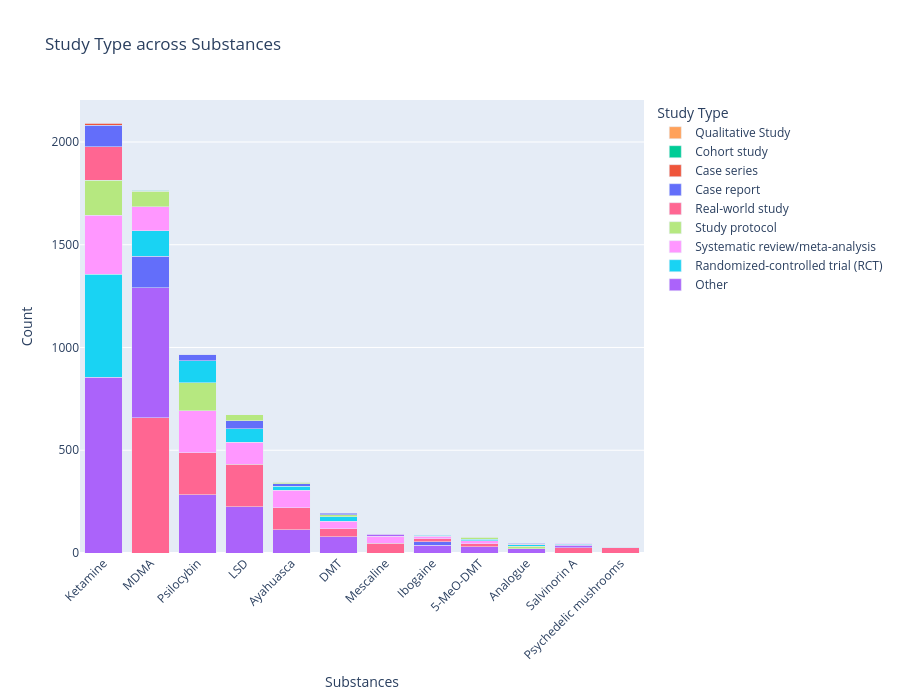

Here is the notebook cell this chart was saved with:
### Code cell
plot_task_stacked_bar_interactive(
    df_2025_class,
    x_task="Substances",
    group_task="Study Type",
    exclude_labels={   
        "Substances": ["Combination Therapy", "Unknown"],
        # "Study Type": ["Other"]
    },
        merge_labels={
        "Substances": {
            "Ketamine": ["Ketamine", "S-Ketamine", "R-Ketamine"]
        }
    }
)

### Figure 1 — Plotly figure (JSON) as saved in the notebook; plotly's stock layout.template omitted (floating-point values rounded to 4 significant figures)
{"data": [{"customdata": [40.8], "hovertemplate": "<b>%{x}</b><br>Other<br>Count: %{y}<br>Percentage: %{customdata:.1f}%<extra></extra>", "marker": {"color": "#AB63FA"}, "name": "Other", "showlegend": true, "type": "bar", "x": ["Ketamine"], "y": [854]}, {"customdata": [23.98], "hovertemplate": "<b>%{x}</b><br>Randomized-controlled trial (RCT)<br>Count: %{y}<br>Percentage: %{customdata:.1f}%<extra></extra>", "marker": {"color": "#19D3F3"}, "name": "Randomized-controlled trial (RCT)", "showlegend": true, "type": "bar", "x": ["Ketamine"], "y": [502]}, {"customdata": [13.71], "hovertemplate": "<b>%{x}</b><br>Systematic review/meta-analysis<br>Count: %{y}<br>Percentage: %{customdata:.1f}%<extra></extra>", "marker": {"color": "#FF97FF"}, "name": "Systematic review/meta-analysis", "showlegend": true, "type": "bar", "x": ["Ketamine"], "y": [287]}, {"customdata": [8.122], "hovertemplate": "<b>%{x}</b><br>Study protocol<br>Count: %{y}<br>Percentage: %{customdata:.1f}%<extra></extra>", "marker": {"color": "#B6E880"}, "name": "Study protocol", "showlegend": true, "type": "bar", "x": ["Ketamine"], "y": [170]}, {"customdata": [7.788], "hovertemplate": "<b>%{x}</b><br>Real-world study<br>Count: %{y}<br>Percentage: %{customdata:.1f}%<extra></extra>", "marker": {"color": "#FF6692"}, "name": "Real-world study", "showlegend": true, "type": "bar", "x": ["Ketamine"], "y": [163]}, {"customdata": [5.017], "hovertemplate": "<b>%{x}</b><br>Case report<br>Count: %{y}<br>Percentage: %{customdata:.1f}%<extra></extra>", "marker": {"color": "#636EFA"}, "name": "Case report", "showlegend": true, "type": "bar", "x": ["Ketamine"], "y": [105]}, {"customdata": [0.4778], "hovertemplate": "<b>%{x}</b><br>Case series<br>Count: %{y}<br>Percentage: %{customdata:.1f}%<extra></extra>", "marker": {"color": "#EF553B"}, "name": "Case series", "showlegend": true, "type": "bar", "x": ["Ketamine"], "y": [10]}, {"customdata": [0.09556], "hovertemplate": "<b>%{x}</b><br>Cohort study<br>Count: %{y}<br>Percentage: %{customdata:.1f}%<extra></extra>", "marker": {"color": "#00CC96"}, "name": "Cohort study", "showlegend": true, "type": "bar", "x": ["Ketamine"], "y": [2]}, {"customdata": [0.04778], "hovertemplate": "<b>%{x}</b><br>Qualitative Study<br>Count: %{y}<br>Percentage: %{customdata:.1f}%<extra></extra>", "marker": {"color": "#FFA15A"}, "name": "Qualitative Study", "showlegend": true, "type": "bar", "x": ["Ketamine"], "y": [1]}, {"customdata": [37.32], "hovertemplate": "<b>%{x}</b><br>Real-world study<br>Count: %{y}<br>Percentage: %{customdata:.1f}%<extra></extra>", "marker": {"color": "#FF6692"}, "name": "Real-world study", "showlegend": false, "type": "bar", "x": ["MDMA"], "y": [659]}, {"customdata": [35.79], "hovertemplate": "<b>%{x}</b><br>Other<br>Count: %{y}<br>Percentage: %{customdata:.1f}%<extra></extra>", "marker": {"color": "#AB63FA"}, "name": "Other", "showlegend": false, "type": "bar", "x": ["MDMA"], "y": [632]}, {"customdata": [8.72], "hovertemplate": "<b>%{x}</b><br>Case report<br>Count: %{y}<br>Percentage: %{customdata:.1f}%<extra></extra>", "marker": {"color": "#636EFA"}, "name": "Case report", "showlegend": false, "type": "bar", "x": ["MDMA"], "y": [154]}, {"customdata": [7.022], "hovertemplate": "<b>%{x}</b><br>Randomized-controlled trial (RCT)<br>Count: %{y}<br>Percentage: %{customdata:.1f}%<extra></extra>", "marker": {"color": "#19D3F3"}, "name": "Randomized-controlled trial (RCT)", "showlegend": false, "type": "bar", "x": ["MDMA"], "y": [124]}, {"customdata": [6.512], "hovertemplate": "<b>%{x}</b><br>Systematic review/meta-analysis<br>Count: %{y}<br>Percentage: %{customdata:.1f}%<extra></extra>", "marker": {"color": "#FF97FF"}, "name": "Systematic review/meta-analysis", "showlegend": false, "type": "bar", "x": ["MDMA"], "y": [115]}, {"customdata": [4.36], "hovertemplate": "<b>%{x}</b><br>Study protocol<br>Count: %{y}<br>Percentage: %{customdata:.1f}%<extra></extra>", "marker": {"color": "#B6E880"}, "name": "Study protocol", "showlegend": false, "type": "bar", "x": ["MDMA"], "y": [77]}, {"customdata": [0.1699], "hovertemplate": "<b>%{x}</b><br>Cohort study<br>Count: %{y}<br>Percentage: %{customdata:.1f}%<extra></extra>", "marker": {"color": "#00CC96"}, "name": "Cohort study", "showlegend": false, "type": "bar", "x": ["MDMA"], "y": [3]}, {"customdata": [0.1133], "hovertemplate": "<b>%{x}</b><br>Qualitative Study<br>Count: %{y}<br>Percentage: %{customdata:.1f}%<extra></extra>", "marker": {"color": "#FFA15A"}, "name": "Qualitative Study", "showlegend": false, "type": "bar", "x": ["MDMA"], "y": [2]}, {"customdata": [29.21], "hovertemplate": "<b>%{x}</b><br>Other<br>Count: %{y}<br>Percentage: %{customdata:.1f}%<extra></extra>", "marker": {"color": "#AB63FA"}, "name": "Other", "showlegend": false, "type": "bar", "x": ["Psilocybin"], "y": [283]}, {"customdata": [21.26], "hovertemplate": "<b>%{x}</b><br>Real-world study<br>Count: %{y}<br>Percentage: %{customdata:.1f}%<extra></extra>", "marker": {"color": "#FF6692"}, "name": "Real-world study", "showlegend": false, "type": "bar", "x": ["Psilocybin"], "y": [206]}, {"customdata": [20.95], "hovertemplate": "<b>%{x}</b><br>Systematic review/meta-analysis<br>Count: %{y}<br>Percentage: %{customdata:.1f}%<extra></extra>", "marker": {"color": "#FF97FF"}, "name": "Systematic review/meta-analysis", "showlegend": false, "type": "bar", "x": ["Psilocybin"], "y": [203]}, {"customdata": [14.04], "hovertemplate": "<b>%{x}</b><br>Study protocol<br>Count: %{y}<br>Percentage: %{customdata:.1f}%<extra></extra>", "marker": {"color": "#B6E880"}, "name": "Study protocol", "showlegend": false, "type": "bar", "x": ["Psilocybin"], "y": [136]}, {"customdata": [11.15], "hovertemplate": "<b>%{x}</b><br>Randomized-controlled trial (RCT)<br>Count: %{y}<br>Percentage: %{customdata:.1f}%<extra></extra>", "marker": {"color": "#19D3F3"}, "name": "Randomized-controlled trial (RCT)", "showlegend": false, "type": "bar", "x": ["Psilocybin"], "y": [108]}, {"customdata": [3.199], "hovertemplate": "<b>%{x}</b><br>Case report<br>Count: %{y}<br>Percentage: %{customdata:.1f}%<extra></extra>", "marker": {"color": "#636EFA"}, "name": "Case report", "showlegend": false, "type": "bar", "x": ["Psilocybin"], "y": [31]}, {"customdata": [0.1032], "hovertemplate": "<b>%{x}</b><br>Case series<br>Count: %{y}<br>Percentage: %{customdata:.1f}%<extra></extra>", "marker": {"color": "#EF553B"}, "name": "Case series", "showlegend": false, "type": "bar", "x": ["Psilocybin"], "y": [1]}, {"customdata": [0.1032], "hovertemplate": "<b>%{x}</b><br>Qualitative Study<br>Count: %{y}<br>Percentage: %{customdata:.1f}%<extra></extra>", "marker": {"color": "#FFA15A"}, "name": "Qualitative Study", "showlegend": false, "type": "bar", "x": ["Psilocybin"], "y": [1]}, {"customdata": [33.58], "hovertemplate": "<b>%{x}</b><br>Other<br>Count: %{y}<br>Percentage: %{customdata:.1f}%<extra></extra>", "marker": {"color": "#AB63FA"}, "name": "Other", "showlegend": false, "type": "bar", "x": ["LSD"], "y": [226]}, {"customdata": [30.46], "hovertemplate": "<b>%{x}</b><br>Real-world study<br>Count: %{y}<br>Percentage: %{customdata:.1f}%<extra></extra>", "marker": {"color": "#FF6692"}, "name": "Real-world study", "showlegend": false, "type": "bar", "x": ["LSD"], "y": [205]}, {"customdata": [15.9], "hovertemplate": "<b>%{x}</b><br>Systematic review/meta-analysis<br>Count: %{y}<br>Percentage: %{customdata:.1f}%<extra></extra>", "marker": {"color": "#FF97FF"}, "name": "Systematic review/meta-analysis", "showlegend": false, "type": "bar", "x": ["LSD"], "y": [107]}, {"customdata": [9.807], "hovertemplate": "<b>%{x}</b><br>Randomized-controlled trial (RCT)<br>Count: %{y}<br>Percentage: %{customdata:.1f}%<extra></extra>", "marker": {"color": "#19D3F3"}, "name": "Randomized-controlled trial (RCT)", "showlegend": false, "type": "bar", "x": ["LSD"], "y": [66]}, {"customdata": [5.944], "hovertemplate": "<b>%{x}</b><br>Case report<br>Count: %{y}<br>Percentage: %{customdata:.1f}%<extra></extra>", "marker": {"color": "#636EFA"}, "name": "Case report", "showlegend": false, "type": "bar", "x": ["LSD"], "y": [40]}, {"customdata": [4.309], "hovertemplate": "<b>%{x}</b><br>Study protocol<br>Count: %{y}<br>Percentage: %{customdata:.1f}%<extra></extra>", "marker": {"color": "#B6E880"}, "name": "Study protocol", "showlegend": false, "type": "bar", "x": ["LSD"], "y": [29]}, {"customdata": [32.28], "hovertemplate": "<b>%{x}</b><br>Other<br>Count: %{y}<br>Percentage: %{customdata:.1f}%<extra></extra>", "marker": {"color": "#AB63FA"}, "name": "Other", "showlegend": false, "type": "bar", "x": ["Ayahuasca"], "y": [112]}, {"customdata": [31.12], "hovertemplate": "<b>%{x}</b><br>Real-world study<br>Count: %{y}<br>Percentage: %{customdata:.1f}%<extra></extra>", "marker": {"color": "#FF6692"}, "name": "Real-world study", "showlegend": false, "type": "bar", "x": ["Ayahuasca"], "y": [108]}, {"customdata": [24.78], "hovertemplate": "<b>%{x}</b><br>Systematic review/meta-analysis<br>Count: %{y}<br>Percentage: %{customdata:.1f}%<extra></extra>", "marker": {"color": "#FF97FF"}, "name": "Systematic review/meta-analysis", "showlegend": false, "type": "bar", "x": ["Ayahuasca"], "y": [86]}, {"customdata": [5.764], "hovertemplate": "<b>%{x}</b><br>Randomized-controlled trial (RCT)<br>Count: %{y}<br>Percentage: %{customdata:.1f}%<extra></extra>", "marker": {"color": "#19D3F3"}, "name": "Randomized-controlled trial (RCT)", "showlegend": false, "type": "bar", "x": ["Ayahuasca"], "y": [20]}, {"customdata": [3.458], "hovertemplate": "<b>%{x}</b><br>Case report<br>Count: %{y}<br>Percentage: %{customdata:.1f}%<extra></extra>", "marker": {"color": "#636EFA"}, "name": "Case report", "showlegend": false, "type": "bar", "x": ["Ayahuasca"], "y": [12]}, {"customdata": [2.017], "hovertemplate": "<b>%{x}</b><br>Study protocol<br>Count: %{y}<br>Percentage: %{customdata:.1f}%<extra></extra>", "marker": {"color": "#B6E880"}, "name": "Study protocol", "showlegend": false, "type": "bar", "x": ["Ayahuasca"], "y": [7]}, {"customdata": [0.2882], "hovertemplate": "<b>%{x}</b><br>Case series<br>Count: %{y}<br>Percentage: %{customdata:.1f}%<extra></extra>", "marker": {"color": "#EF553B"}, "name": "Case series", "showlegend": false, "type": "bar", "x": ["Ayahuasca"], "y": [1]}, {"customdata": [0.2882], "hovertemplate": "<b>%{x}</b><br>Qualitative Study<br>Count: %{y}<br>Percentage: %{customdata:.1f}%<extra></extra>", "marker": {"color": "#FFA15A"}, "name": "Qualitative Study", "showlegend": false, "type": "bar", "x": ["Ayahuasca"], "y": [1]}, {"customdata": [41.45], "hovertemplate": "<b>%{x}</b><br>Other<br>Count: %{y}<br>Percentage: %{customdata:.1f}%<extra></extra>", "marker": {"color": "#AB63FA"}, "name": "Other", "showlegend": false, "type": "bar", "x": ["DMT"], "y": [80]}, {"customdata": [19.69], "hovertemplate": "<b>%{x}</b><br>Real-world study<br>Count: %{y}<br>Percentage: %{customdata:.1f}%<extra></extra>", "marker": {"color": "#FF6692"}, "name": "Real-world study", "showlegend": false, "type": "bar", "x": ["DMT"], "y": [38]}, {"customdata": [19.17], "hovertemplate": "<b>%{x}</b><br>Systematic review/meta-analysis<br>Count: %{y}<br>Percentage: %{customdata:.1f}%<extra></extra>", "marker": {"color": "#FF97FF"}, "name": "Systematic review/meta-analysis", "showlegend": false, "type": "bar", "x": ["DMT"], "y": [37]}, {"customdata": [11.4], "hovertemplate": "<b>%{x}</b><br>Randomized-controlled trial (RCT)<br>Count: %{y}<br>Percentage: %{customdata:.1f}%<extra></extra>", "marker": {"color": "#19D3F3"}, "name": "Randomized-controlled trial (RCT)", "showlegend": false, "type": "bar", "x": ["DMT"], "y": [22]}, {"customdata": [5.181], "hovertemplate": "<b>%{x}</b><br>Study protocol<br>Count: %{y}<br>Percentage: %{customdata:.1f}%<extra></extra>", "marker": {"color": "#B6E880"}, "name": "Study protocol", "showlegend": false, "type": "bar", "x": ["DMT"], "y": [10]}, {"customdata": [3.109], "hovertemplate": "<b>%{x}</b><br>Case report<br>Count: %{y}<br>Percentage: %{customdata:.1f}%<extra></extra>", "marker": {"color": "#636EFA"}, "name": "Case report", "showlegend": false, "type": "bar", "x": ["DMT"], "y": [6]}, {"customdata": [51.06], "hovertemplate": "<b>%{x}</b><br>Real-world study<br>Count: %{y}<br>Percentage: %{customdata:.1f}%<extra></extra>", "marker": {"color": "#FF6692"}, "name": "Real-world study", "showlegend": false, "type": "bar", "x": ["Mescaline"], "y": [48]}, {"customdata": [35.11], "hovertemplate": "<b>%{x}</b><br>Systematic review/meta-analysis<br>Count: %{y}<br>Percentage: %{customdata:.1f}%<extra></extra>", "marker": {"color": "#FF97FF"}, "name": "Systematic review/meta-analysis", "showlegend": false, "type": "bar", "x": ["Mescaline"], "y": [33]}, {"customdata": [10.64], "hovertemplate": "<b>%{x}</b><br>Other<br>Count: %{y}<br>Percentage: %{customdata:.1f}%<extra></extra>", "marker": {"color": "#AB63FA"}, "name": "Other", "showlegend": false, "type": "bar", "x": ["Mescaline"], "y": [10]}, {"customdata": [2.128], "hovertemplate": "<b>%{x}</b><br>Study protocol<br>Count: %{y}<br>Percentage: %{customdata:.1f}%<extra></extra>", "marker": {"color": "#B6E880"}, "name": "Study protocol", "showlegend": false, "type": "bar", "x": ["Mescaline"], "y": [2]}, {"customdata": [1.064], "hovertemplate": "<b>%{x}</b><br>Randomized-controlled trial (RCT)<br>Count: %{y}<br>Percentage: %{customdata:.1f}%<extra></extra>", "marker": {"color": "#19D3F3"}, "name": "Randomized-controlled trial (RCT)", "showlegend": false, "type": "bar", "x": ["Mescaline"], "y": [1]}, {"customdata": [41.11], "hovertemplate": "<b>%{x}</b><br>Other<br>Count: %{y}<br>Percentage: %{customdata:.1f}%<extra></extra>", "marker": {"color": "#AB63FA"}, "name": "Other", "showlegend": false, "type": "bar", "x": ["Ibogaine"], "y": [37]}, {"customdata": [20], "hovertemplate": "<b>%{x}</b><br>Case report<br>Count: %{y}<br>Percentage: %{customdata:.1f}%<extra></extra>", "marker": {"color": "#636EFA"}, "name": "Case report", "showlegend": false, "type": "bar", "x": ["Ibogaine"], "y": [18]}, {"customdata": [15.56], "hovertemplate": "<b>%{x}</b><br>Real-world study<br>Count: %{y}<br>Percentage: %{customdata:.1f}%<extra></extra>", "marker": {"color": "#FF6692"}, "name": "Real-world study", "showlegend": false, "type": "bar", "x": ["Ibogaine"], "y": [14]}, {"customdata": [14.44], "hovertemplate": "<b>%{x}</b><br>Systematic review/meta-analysis<br>Count: %{y}<br>Percentage: %{customdata:.1f}%<extra></extra>", "marker": {"color": "#FF97FF"}, "name": "Systematic review/meta-analysis", "showlegend": false, "type": "bar", "x": ["Ibogaine"], "y": [13]}, {"customdata": [4.444], "hovertemplate": "<b>%{x}</b><br>Randomized-controlled trial (RCT)<br>Count: %{y}<br>Percentage: %{customdata:.1f}%<extra></extra>", "marker": {"color": "#19D3F3"}, "name": "Randomized-controlled trial (RCT)", "showlegend": false, "type": "bar", "x": ["Ibogaine"], "y": [4]}, {"customdata": [4.444], "hovertemplate": "<b>%{x}</b><br>Study protocol<br>Count: %{y}<br>Percentage: %{customdata:.1f}%<extra></extra>", "marker": {"color": "#B6E880"}, "name": "Study protocol", "showlegend": false, "type": "bar", "x": ["Ibogaine"], "y": [4]}, {"customdata": [37.97], "hovertemplate": "<b>%{x}</b><br>Other<br>Count: %{y}<br>Percentage: %{customdata:.1f}%<extra></extra>", "marker": {"color": "#AB63FA"}, "name": "Other", "showlegend": false, "type": "bar", "x": ["5-MeO-DMT"], "y": [30]}, {"customdata": [18.99], "hovertemplate": "<b>%{x}</b><br>Real-world study<br>Count: %{y}<br>Percentage: %{customdata:.1f}%<extra></extra>", "marker": {"color": "#FF6692"}, "name": "Real-world study", "showlegend": false, "type": "bar", "x": ["5-MeO-DMT"], "y": [15]}, {"customdata": [17.72], "hovertemplate": "<b>%{x}</b><br>Systematic review/meta-analysis<br>Count: %{y}<br>Percentage: %{customdata:.1f}%<extra></extra>", "marker": {"color": "#FF97FF"}, "name": "Systematic review/meta-analysis", "showlegend": false, "type": "bar", "x": ["5-MeO-DMT"], "y": [14]}, {"customdata": [11.39], "hovertemplate": "<b>%{x}</b><br>Randomized-controlled trial (RCT)<br>Count: %{y}<br>Percentage: %{customdata:.1f}%<extra></extra>", "marker": {"color": "#19D3F3"}, "name": "Randomized-controlled trial (RCT)", "showlegend": false, "type": "bar", "x": ["5-MeO-DMT"], "y": [9]}, {"customdata": [10.13], "hovertemplate": "<b>%{x}</b><br>Study protocol<br>Count: %{y}<br>Percentage: %{customdata:.1f}%<extra></extra>", "marker": {"color": "#B6E880"}, "name": "Study protocol", "showlegend": false, "type": "bar", "x": ["5-MeO-DMT"], "y": [8]}, {"customdata": [3.797], "hovertemplate": "<b>%{x}</b><br>Case report<br>Count: %{y}<br>Percentage: %{customdata:.1f}%<extra></extra>", "marker": {"color": "#636EFA"}, "name": "Case report", "showlegend": false, "type": "bar", "x": ["5-MeO-DMT"], "y": [3]}, {"customdata": [44.68], "hovertemplate": "<b>%{x}</b><br>Other<br>Count: %{y}<br>Percentage: %{customdata:.1f}%<extra></extra>", "marker": {"color": "#AB63FA"}, "name": "Other", "showlegend": false, "type": "bar", "x": ["Analogue"], "y": [21]}, {"customdata": [25.53], "hovertemplate": "<b>%{x}</b><br>Study protocol<br>Count: %{y}<br>Percentage: %{customdata:.1f}%<extra></extra>", "marker": {"color": "#B6E880"}, "name": "Study protocol", "showlegend": false, "type": "bar", "x": ["Analogue"], "y": [12]}, {"customdata": [12.77], "hovertemplate": "<b>%{x}</b><br>Randomized-controlled trial (RCT)<br>Count: %{y}<br>Percentage: %{customdata:.1f}%<extra></extra>", "marker": {"color": "#19D3F3"}, "name": "Randomized-controlled trial (RCT)", "showlegend": false, "type": "bar", "x": ["Analogue"], "y": [6]}, {"customdata": [8.511], "hovertemplate": "<b>%{x}</b><br>Real-world study<br>Count: %{y}<br>Percentage: %{customdata:.1f}%<extra></extra>", "marker": {"color": "#FF6692"}, "name": "Real-world study", "showlegend": false, "type": "bar", "x": ["Analogue"], "y": [4]}, {"customdata": [6.383], "hovertemplate": "<b>%{x}</b><br>Systematic review/meta-analysis<br>Count: %{y}<br>Percentage: %{customdata:.1f}%<extra></extra>", "marker": {"color": "#FF97FF"}, "name": "Systematic review/meta-analysis", "showlegend": false, "type": "bar", "x": ["Analogue"], "y": [3]}, {"customdata": [2.128], "hovertemplate": "<b>%{x}</b><br>Case report<br>Count: %{y}<br>Percentage: %{customdata:.1f}%<extra></extra>", "marker": {"color": "#636EFA"}, "name": "Case report", "showlegend": false, "type": "bar", "x": ["Analogue"], "y": [1]}, {"customdata": [55.32], "hovertemplate": "<b>%{x}</b><br>Real-world study<br>Count: %{y}<br>Percentage: %{customdata:.1f}%<extra></extra>", "marker": {"color": "#FF6692"}, "name": "Real-world study", "showlegend": false, "type": "bar", "x": ["Salvinorin A"], "y": [26]}, {"customdata": [23.4], "hovertemplate": "<b>%{x}</b><br>Other<br>Count: %{y}<br>Percentage: %{customdata:.1f}%<extra></extra>", "marker": {"color": "#AB63FA"}, "name": "Other", "showlegend": false, "type": "bar", "x": ["Salvinorin A"], "y": [11]}, {"customdata": [10.64], "hovertemplate": "<b>%{x}</b><br>Randomized-controlled trial (RCT)<br>Count: %{y}<br>Percentage: %{customdata:.1f}%<extra></extra>", "marker": {"color": "#19D3F3"}, "name": "Randomized-controlled trial (RCT)", "showlegend": false, "type": "bar", "x": ["Salvinorin A"], "y": [5]}, {"customdata": [6.383], "hovertemplate": "<b>%{x}</b><br>Case report<br>Count: %{y}<br>Percentage: %{customdata:.1f}%<extra></extra>", "marker": {"color": "#636EFA"}, "name": "Case report", "showlegend": false, "type": "bar", "x": ["Salvinorin A"], "y": [3]}, {"customdata": [2.128], "hovertemplate": "<b>%{x}</b><br>Study protocol<br>Count: %{y}<br>Percentage: %{customdata:.1f}%<extra></extra>", "marker": {"color": "#B6E880"}, "name": "Study protocol", "showlegend": false, "type": "bar", "x": ["Salvinorin A"], "y": [1]}, {"customdata": [2.128], "hovertemplate": "<b>%{x}</b><br>Systematic review/meta-analysis<br>Count: %{y}<br>Percentage: %{customdata:.1f}%<extra></extra>", "marker": {"color": "#FF97FF"}, "name": "Systematic review/meta-analysis", "showlegend": false, "type": "bar", "x": ["Salvinorin A"], "y": [1]}, {"customdata": [89.29], "hovertemplate": "<b>%{x}</b><br>Real-world study<br>Count: %{y}<br>Percentage: %{customdata:.1f}%<extra></extra>", "marker": {"color": "#FF6692"}, "name": "Real-world study", "showlegend": false, "type": "bar", "x": ["Psychedelic mushrooms"], "y": [25]}, {"customdata": [7.143], "hovertemplate": "<b>%{x}</b><br>Case report<br>Count: %{y}<br>Percentage: %{customdata:.1f}%<extra></extra>", "marker": {"color": "#636EFA"}, "name": "Case report", "showlegend": false, "type": "bar", "x": ["Psychedelic mushrooms"], "y": [2]}, {"customdata": [3.571], "hovertemplate": "<b>%{x}</b><br>Study protocol<br>Count: %{y}<br>Percentage: %{customdata:.1f}%<extra></extra>", "marker": {"color": "#B6E880"}, "name": "Study protocol", "showlegend": false, "type": "bar", "x": ["Psychedelic mushrooms"], "y": [1]}], "layout": {"barmode": "stack", "height": 700, "legend": {"title": {"text": "Study Type"}}, "title": {"text": "Study Type across Substances"}, "xaxis": {"tickangle": -45, "title": {"text": "Substances"}}, "yaxis": {"title": {"text": "Count"}}}}
